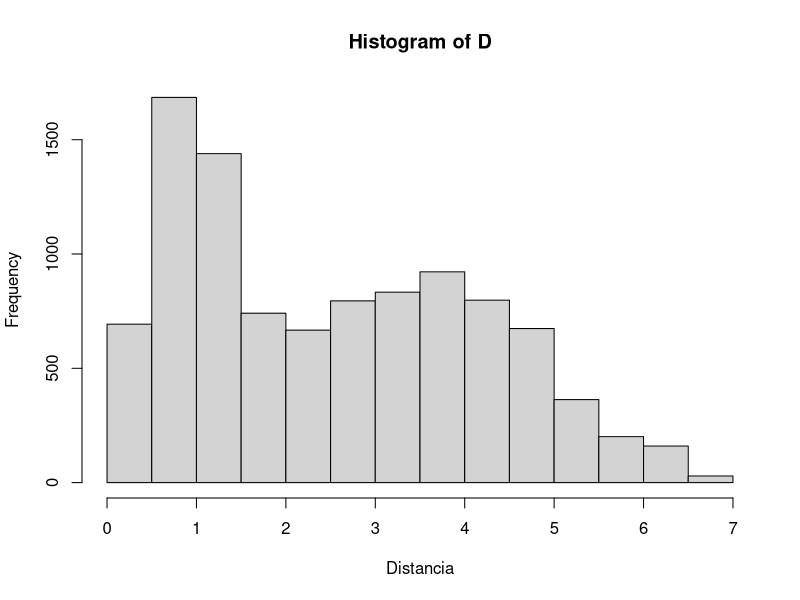

Write the R code that produced this figure.
## ---- chunk 1
View(iris)
## ---- chunk 2
ED <- function(X, Y){
  return(sqrt(sum((X - Y)^2)))
}
## ---- chunk 3
genDistancias<-function(data, N){
  v<-rep(0, N)
  for (i in 1:N) {
    ind<-sample(1:nrow(data), size=2)
    P<-data[ind[1], ]
    Q<-data[ind[2], ]
    v[i]<-ED(P, Q)
  }
  return(v)
}
## ---- chunk 4
D<-genDistancias(iris[, 1:4], 10000)
#generamos el histograma
H<-hist(D, xlab = "Distancia", breaks = 20)
## ---- chunk 5
#porcentaje de cobertura
for (i in 1:(length(H$counts)-1)) {
  print(paste("Radio <=" , H$breaks[i+1],": ", round(100*sum(H$counts[1:i])/sum(H$counts)), "%"))
}
